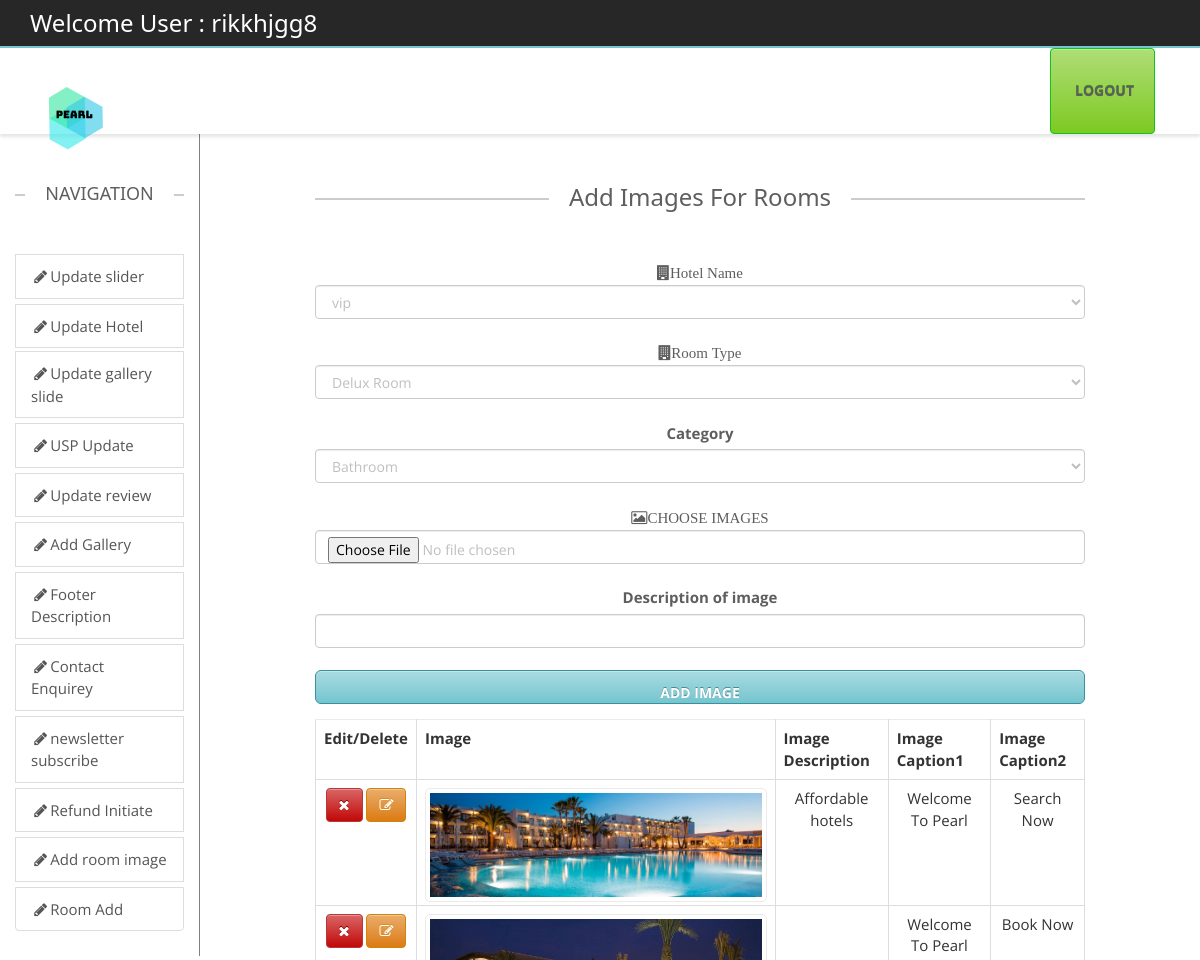
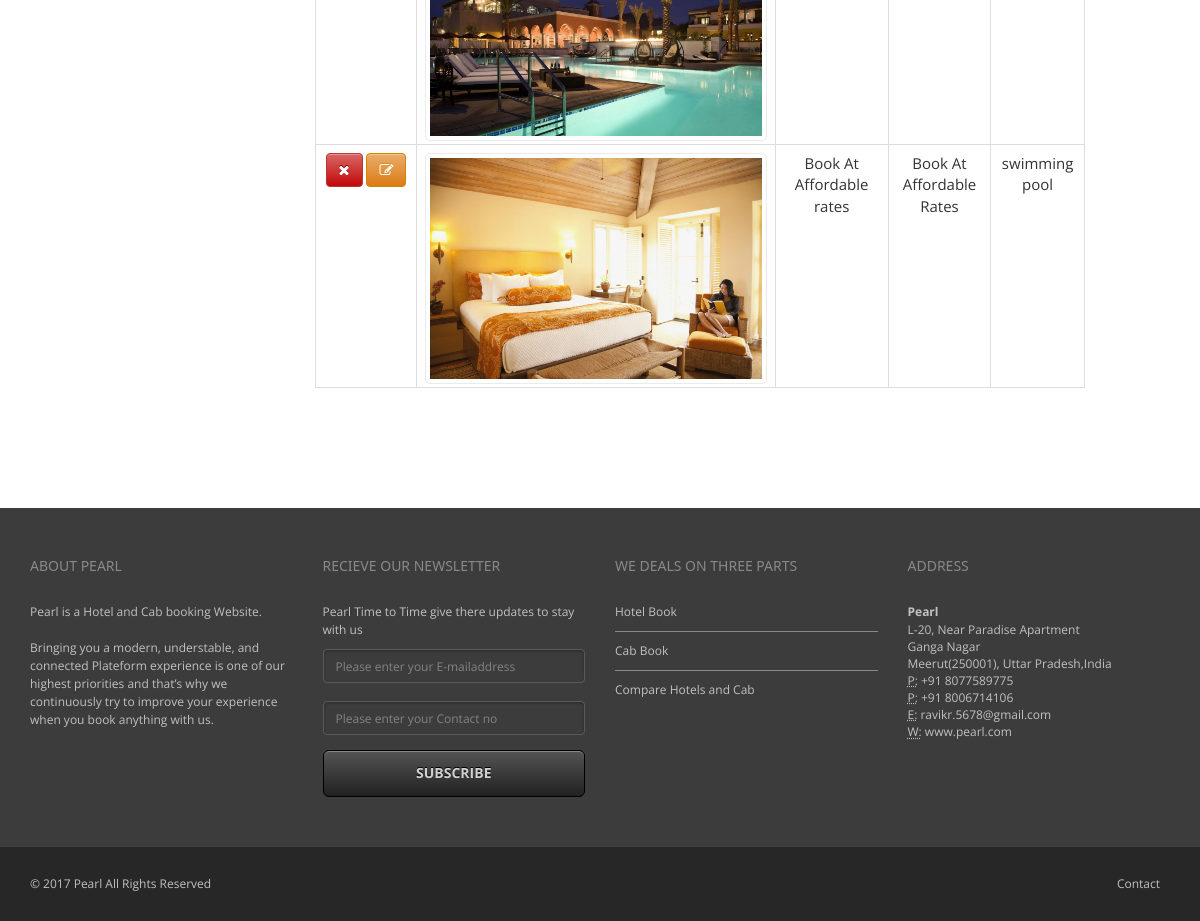
The app's page /backend/addroomimage.php (signed in) with its own data (2 pictures, top to bottom).
### tables this page shows
CREATE TABLE `slider` (
  `id` int(11) NOT NULL,
  `Path` varchar(200) DEFAULT NULL,
  `description` varchar(300) DEFAULT NULL,
  `caption` varchar(200) DEFAULT NULL,
  `caption2` varchar(200) DEFAULT NULL
);

### public_html/backend/addroomimage.php (the view, shortened to what this page needs)
<?php
include("headeradmin.php");
include("navigation.php");
include("connect.php");
?>
        <div class="col-sm-1 ">
        </div>
		<div class="col-sm-8">
        <div class="containe-fluid text-center" >
             <h3 class="lined-heading mt50">
            <span>
          Add Images For Rooms
            </span>
        </h3>
        <form action="addroomimgquery.php" class="form-group" method="post" enctype="multipart/form-data" >
		<label class="fa fa-building" style="text-align:left">Hotel Name</label>
		<select name="hotelname" class="form-control">
		<?php $res=mysqli_query($con,"select hname,hotelid from hotel") or die(mysqli_error($con));
		if(mysqli_affected_rows($con)>0){
			while($row=mysqli_fetch_array($res)){
				?>
     <option value="<?php echo  $row[1];?>"><?php echo $row[0];?></option>
				<?php
			}
		}
		?>
		</select><br>
 <label class="fa fa-building" style="text-align:left">Room Type</label>
          <select name="roomid" class="form-control">
     <option value="dlx01">Delux Room</option>
     </select><br>
	 <label >Category</label><br>
        <select name="category" class="form-control">
     <option value="bathroom">Bathroom</option>
     </select><br>
        <label class="fa fa-photo">CHOOSE IMAGES</label><br>
        <input class="form-control" type="file" id="image" name="image" required/><br>
        <label >Description of image</label><br>
        <input class="form-control" type="text" value="" name="description" id="description" /><br>
        <input type="submit" class="form-control btn btn-lg btn-primary" value="Add Image" />
        </form>
         <table class="table table-hover table-stripped table-bordered">
           <tr>
         <th>Edit/Delete</th> <th>Image</th> <th>Image Description</th> <th>Image Caption1</th> <th>Image Caption2</th>
           </tr>
          <?php
		  include("connect.php");
             $res=mysqli_query($con,"select * from slider")or die(mysqli_error($con));
		     while($row=mysqli_fetch_array($res)){
		  ?>
             <tr>
             <td>
             <a href="updateslider.php?iddelete=<?php echo $row[0];?>" class="btn btn-danger"><span class="fa fa-remove"></span> </a>
             <a href="updateslider.php?idedit=<?php echo $row[0];?>" class="btn btn-warning"><span class="fa fa-edit"></span> </a>
             </td>
             <td>
               <img src="../images/slides/<?php echo $row[1];?>" class="img img-thumbnail" style="col-sm-2" />
             </td>
             <td>
             <?php echo $row[2];?>
             </td>
             <td>
             <?php echo $row[3];?>
             </td>
             <td>
             <?php echo $row[4];?>
             </td>
             </tr>
          <?php }?>
        </table>
		</div>
		</div>
        <div class="col-sm-1">
        </div>
	</div>
</div>
<?php include("footer.php");?>

### public_html/backend/css/theme.css (style rules this page uses)
body { overflow-x: hidden; }
html, html a { -webkit-font-smoothing: antialiased !important; }
h1, h2, h3, h4, h5, h6, .h1, .h2, .h3, .h4, .h5, .h6 { font-family: "Open Sans", "Helvetica Neue", Helvetica, Arial, sans-serif; font-weight: 600; line-height: 1.1; color: #5e5e5e; }
h3, .h3 { font-size: 18px; }
.lined-heading { position: relative; margin-top: 0; margin-bottom: 50px; text-align: center; display: block; }
h1.lined-heading:before, h2.lined-heading:before, h3.lined-heading:before, h4.lined-heading:before, h5.lined-heading:before, h6.lined-heading:before { position: absolute; top: 50%; z-index: 1; display: block; width: 100%; height: 1px; border-top: 2px solid #ccc; content: ""; }
h1.lined-heading span, h2.lined-heading span, h3.lined-heading span, h4.lined-heading span, h5.lined-heading span, h6.lined-heading span { position: relative; z-index: 1; padding: 0 20px; background: #fff; display: inline-block; }
body ,.ui-widget, .revolution-starhotel { font-family: "Open Sans", "Helvetica Neue", Helvetica, Arial, sans-serif !important; font-size: 13px; }
a { text-decoration: none; -webkit-transition: color 0.2s ease-in; -moz-transition: color 0.2s ease-in; -ms-transition: color 0.2s ease-in; -o-transition: color 0.2s ease-in; transition: color 0.2s ease-in; }
.mt50 { margin-top: 50px; }
label { color: #5e5e5e; }
.form-control { color: #bfbfbf; }
.form-control option { color: #5e5e5e; }
.btn { background: -moz-linear-gradient(top, rgba(255,255,255,0.38) 0%, rgba(255,255,255,0) 100%); background: -webkit-gradient(linear, left top, left bottom, color-stop(0%, rgba(255,255,255,0.38)), color-stop(100%, rgba(255,255,255,0))); background: -webkit-linear-gradient(top, rgba(255,255,255,0.38) 0%, rgba(255,255,255,0) 100%); background: -o-linear-gradient(top, rgba(255,255,255,0.38) 0%, rgba(255,255,255,0) 100%); background: -ms-linear-gradient(top, rgba(255,255,255,0.38) 0%, rgba(255,255,255,0) 100%); background: linear-gradient(to bottom, rgba(255,255,255,0.38) 0%, rgba(255,255,255,0) 100%); filter: progid:DXImageTransform.Microsoft.gradient( startColorstr='#61ffffff', endColorstr='#00ffffff', GradientType=0 ); color: #ffffff; -webkit-box-shadow: inset 0 1px 0 0 rgba(255,255,255,0.3); box-shadow: inset 0 1px 0 0 rgba(255,255,255,0.3); -webkit-transition: all 0.1s ease-in; -moz-transition: all 0.1s ease-in; -ms-transition: all 0.1s ease-in; -o-transition: all 0.1s ease-in; transition: all 0.1s ease-in; text-transform: uppercase; font-weight: bold; }
.btn-lg { padding: 13px 18px; font-size: 14px; }
.btn-warning { background-color: #dc7b13; border-color: #d48405; text-shadow: 0 -1px 0 #d29128; }
.btn-danger { background-color: #c20808; border-color: #ba3535; text-shadow: 0 -1px 0 #760202; }
.img-thumbnail { border: 1px solid #ebebeb; -webkit-border-radius: 5px 5px 5px 5px; border-radius: 5px 5px 5px 5px; }
.table > thead > tr > th, .table > tbody > tr > th, .table > tfoot > tr > th, .table > thead > tr > td, .table > tbody > tr > td, .table > tfoot > tr > td { border-top: 1px solid #ebebeb; }

### public_html/backend/css/w3.css (style rules this page uses)
button,hr,input { overflow:visible }
html { box-sizing:border-box;-ms-text-size-adjust:100%;-webkit-text-size-adjust:100%;overflow-x:hidden }
*,:after,:before { box-sizing:inherit }
body { margin:0 }
a { background-color:transparent;-webkit-text-decoration-skip:objects;color:inherit }
img { border-style:none;margin-bottom:-5px }
button,input,select,textarea { font:inherit;margin:0 }
button,select { text-transform:none }
[type=reset],[type=submit],button,html [type=button] { -webkit-appearance:button }
body,html { font-family:Verdana,sans-serif;font-size:15px;line-height:1.5 }
h3 { font-size:24px }
h1,h2,h3,h4,h5,h6 { font-family:"Segoe UI",Arial,sans-serif;font-weight:400;margin:10px 0 }

### public_html/backend/css/colors/turquoise.css (style rules this page uses)
a { color: #75c5cf; }
.btn-primary { background-color: #75c5cf; border-color: #35929e; text-shadow: 0 -1px 0 #50878e; }

### records on screen
slider: Path (picture), description "Affordable hotels", caption "Welcome To Pearl", caption2 "Search Now"
slider: Path (picture), caption "Welcome To Pearl", caption2 "Book Now"
slider: Path (picture), description "Book At Affordable rates", caption "Book At Affordable Rates", caption2 "swimming pool"

### other values on screen
$_SESSION['login_user'] "rikkhjgg8"
form field hotelname "vip"
